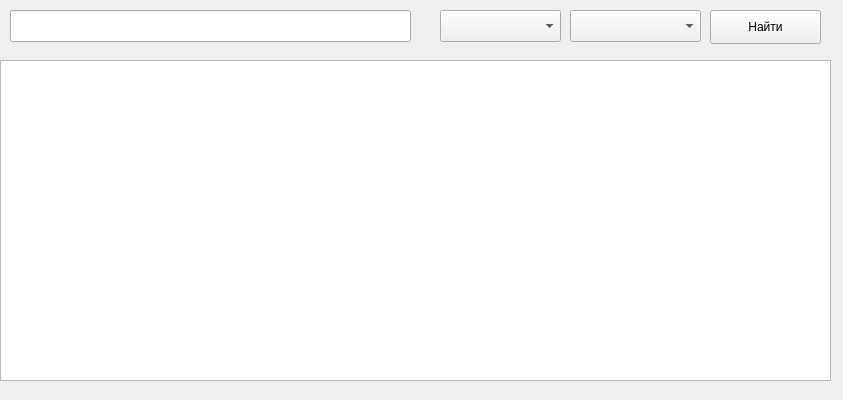
<?xml version="1.0" encoding="UTF-8"?>
<ui version="4.0">
 <class>SearchWin</class>
 <widget class="QWidget" name="SearchWin">
  <property name="geometry">
   <rect>
    <x>0</x>
    <y>0</y>
    <width>843</width>
    <height>400</height>
   </rect>
  </property>
  <property name="windowTitle">
   <string>Поиск по принятым заявкам</string>
  </property>
  <widget class="QPushButton" name="search_button">
   <property name="geometry">
    <rect>
     <x>710</x>
     <y>10</y>
     <width>111</width>
     <height>34</height>
    </rect>
   </property>
   <property name="text">
    <string>Найти</string>
   </property>
  </widget>
  <widget class="QLineEdit" name="line_search">
   <property name="geometry">
    <rect>
     <x>10</x>
     <y>10</y>
     <width>401</width>
     <height>32</height>
    </rect>
   </property>
   <property name="inputMethodHints">
    <set>Qt::ImhHiddenText</set>
   </property>
  </widget>
  <widget class="QComboBox" name="comboBox_search_by">
   <property name="geometry">
    <rect>
     <x>440</x>
     <y>10</y>
     <width>121</width>
     <height>32</height>
    </rect>
   </property>
   <property name="whatsThis">
    <string>&lt;html&gt;&lt;head/&gt;&lt;body&gt;&lt;p&gt;Поиск по ...&lt;/p&gt;&lt;/body&gt;&lt;/html&gt;</string>
   </property>
  </widget>
  <widget class="QComboBox" name="comboBox_sort_by">
   <property name="geometry">
    <rect>
     <x>570</x>
     <y>10</y>
     <width>131</width>
     <height>32</height>
    </rect>
   </property>
   <property name="whatsThis">
    <string>&lt;html&gt;&lt;head/&gt;&lt;body&gt;&lt;p&gt;Сортировка по ...&lt;/p&gt;&lt;/body&gt;&lt;/html&gt;</string>
   </property>
  </widget>
  <widget class="QTableView" name="tableView_applications">
   <property name="geometry">
    <rect>
     <x>0</x>
     <y>60</y>
     <width>831</width>
     <height>321</height>
    </rect>
   </property>
   <property name="alternatingRowColors">
    <bool>true</bool>
   </property>
   <property name="selectionBehavior">
    <enum>QAbstractItemView::SelectItems</enum>
   </property>
   <property name="wordWrap">
    <bool>false</bool>
   </property>
   <attribute name="horizontalHeaderDefaultSectionSize">
    <number>110</number>
   </attribute>
   <attribute name="horizontalHeaderMinimumSectionSize">
    <number>30</number>
   </attribute>
   <attribute name="verticalHeaderDefaultSectionSize">
    <number>30</number>
   </attribute>
   <attribute name="verticalHeaderMinimumSectionSize">
    <number>29</number>
   </attribute>
  </widget>
 </widget>
 <resources/>
 <connections/>
</ui>
